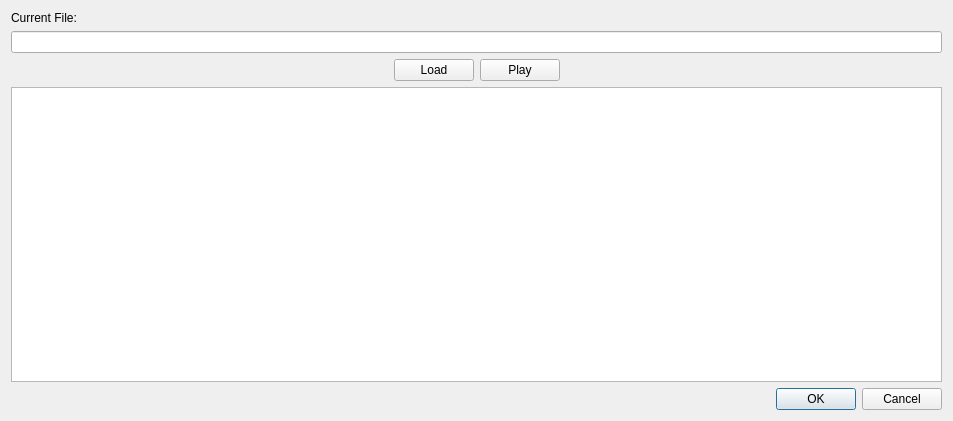
<?xml version="1.0" encoding="UTF-8"?>
<ui version="4.0">
 <class>LoadFile</class>
 <widget class="QDialog" name="LoadFile">
  <property name="geometry">
   <rect>
    <x>0</x>
    <y>0</y>
    <width>953</width>
    <height>421</height>
   </rect>
  </property>
  <property name="windowTitle">
   <string>Load File Window</string>
  </property>
  <layout class="QGridLayout" name="gridLayout_2">
   <item row="0" column="0">
    <layout class="QGridLayout" name="gridLayout">
     <item row="1" column="0">
      <widget class="PlotWidget" name="plot"/>
     </item>
     <item row="2" column="0">
      <widget class="QDialogButtonBox" name="buttonBox_2">
       <property name="orientation">
        <enum>Qt::Horizontal</enum>
       </property>
       <property name="standardButtons">
        <set>QDialogButtonBox::Cancel|QDialogButtonBox::Ok</set>
       </property>
      </widget>
     </item>
     <item row="0" column="0">
      <layout class="QVBoxLayout" name="verticalLayout">
       <item>
        <widget class="QLabel" name="label">
         <property name="text">
          <string>Current File:</string>
         </property>
        </widget>
       </item>
       <item>
        <widget class="QLineEdit" name="lineEdit"/>
       </item>
       <item>
        <layout class="QHBoxLayout" name="horizontalLayout">
         <item>
          <spacer name="horizontalSpacer">
           <property name="orientation">
            <enum>Qt::Horizontal</enum>
           </property>
           <property name="sizeHint" stdset="0">
            <size>
             <width>40</width>
             <height>20</height>
            </size>
           </property>
          </spacer>
         </item>
         <item>
          <widget class="QPushButton" name="pushButtonLoad">
           <property name="text">
            <string>Load</string>
           </property>
          </widget>
         </item>
         <item>
          <widget class="QPushButton" name="pushButtonPlay">
           <property name="text">
            <string>Play</string>
           </property>
          </widget>
         </item>
         <item>
          <spacer name="horizontalSpacer_2">
           <property name="orientation">
            <enum>Qt::Horizontal</enum>
           </property>
           <property name="sizeHint" stdset="0">
            <size>
             <width>40</width>
             <height>20</height>
            </size>
           </property>
          </spacer>
         </item>
        </layout>
       </item>
      </layout>
     </item>
    </layout>
   </item>
  </layout>
 </widget>
 <customwidgets>
  <customwidget>
   <class>PlotWidget</class>
   <extends>QGraphicsView</extends>
   <header>pyqtgraph</header>
  </customwidget>
 </customwidgets>
 <resources/>
 <connections>
  <connection>
   <sender>buttonBox_2</sender>
   <signal>accepted()</signal>
   <receiver>LoadFile</receiver>
   <slot>close()</slot>
   <hints>
    <hint type="sourcelabel">
     <x>471</x>
     <y>392</y>
    </hint>
    <hint type="destinationlabel">
     <x>456</x>
     <y>369</y>
    </hint>
   </hints>
  </connection>
  <connection>
   <sender>buttonBox_2</sender>
   <signal>rejected()</signal>
   <receiver>LoadFile</receiver>
   <slot>close()</slot>
   <hints>
    <hint type="sourcelabel">
     <x>509</x>
     <y>393</y>
    </hint>
    <hint type="destinationlabel">
     <x>524</x>
     <y>365</y>
    </hint>
   </hints>
  </connection>
 </connections>
</ui>
